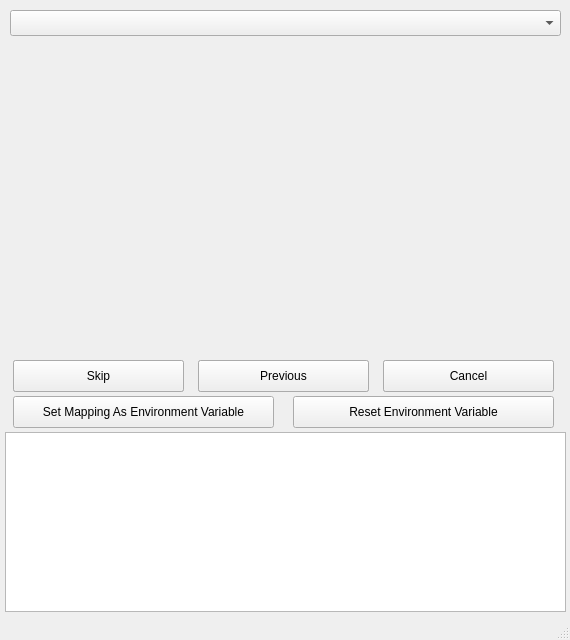
<?xml version="1.0" encoding="UTF-8"?>
<ui version="4.0">
 <class>MainWindow</class>
 <widget class="QMainWindow" name="MainWindow">
  <property name="windowModality">
   <enum>Qt::WindowModal</enum>
  </property>
  <property name="geometry">
   <rect>
    <x>0</x>
    <y>0</y>
    <width>570</width>
    <height>640</height>
   </rect>
  </property>
  <property name="sizePolicy">
   <sizepolicy hsizetype="Fixed" vsizetype="Fixed">
    <horstretch>0</horstretch>
    <verstretch>0</verstretch>
   </sizepolicy>
  </property>
  <property name="minimumSize">
   <size>
    <width>570</width>
    <height>640</height>
   </size>
  </property>
  <property name="maximumSize">
   <size>
    <width>570</width>
    <height>640</height>
   </size>
  </property>
  <property name="windowTitle">
   <string>SDL2 Gamepad Tool</string>
  </property>
  <widget class="QWidget" name="centralWidget">
   <widget class="QComboBox" name="gamepadComboBox">
    <property name="geometry">
     <rect>
      <x>10</x>
      <y>10</y>
      <width>551</width>
      <height>26</height>
     </rect>
    </property>
   </widget>
   <widget class="QPlainTextEdit" name="logTextEdit">
    <property name="geometry">
     <rect>
      <x>5</x>
      <y>432</y>
      <width>561</width>
      <height>180</height>
     </rect>
    </property>
    <property name="undoRedoEnabled">
     <bool>false</bool>
    </property>
    <property name="readOnly">
     <bool>true</bool>
    </property>
    <property name="tabStopDistance">
     <double>800.000000000000000</double>
    </property>
    <property name="centerOnScroll">
     <bool>false</bool>
    </property>
   </widget>
   <widget class="QPushButton" name="copyButton">
    <property name="geometry">
     <rect>
      <x>13</x>
      <y>360</y>
      <width>171</width>
      <height>32</height>
     </rect>
    </property>
    <property name="text">
     <string>Copy to Clipboard</string>
    </property>
   </widget>
   <widget class="QPushButton" name="newBindings">
    <property name="geometry">
     <rect>
      <x>198</x>
      <y>360</y>
      <width>171</width>
      <height>32</height>
     </rect>
    </property>
    <property name="text">
     <string>Create A New Mapping</string>
    </property>
   </widget>
   <widget class="QPushButton" name="deleteLocalMappingButton">
    <property name="geometry">
     <rect>
      <x>383</x>
      <y>360</y>
      <width>171</width>
      <height>32</height>
     </rect>
    </property>
    <property name="text">
     <string>Delete Local Mapping</string>
    </property>
   </widget>
   <widget class="QLabel" name="mainImage">
    <property name="geometry">
     <rect>
      <x>10</x>
      <y>18</y>
      <width>550</width>
      <height>360</height>
     </rect>
    </property>
    <property name="text">
     <string/>
    </property>
    <property name="pixmap">
     <pixmap resource="res.qrc">:/images/PadSetup-Back-Tp.png</pixmap>
    </property>
   </widget>
   <widget class="QPushButton" name="skipButton">
    <property name="geometry">
     <rect>
      <x>13</x>
      <y>360</y>
      <width>171</width>
      <height>32</height>
     </rect>
    </property>
    <property name="text">
     <string>Skip</string>
    </property>
   </widget>
   <widget class="QPushButton" name="previousButton">
    <property name="geometry">
     <rect>
      <x>198</x>
      <y>360</y>
      <width>171</width>
      <height>32</height>
     </rect>
    </property>
    <property name="text">
     <string>Previous</string>
    </property>
   </widget>
   <widget class="QPushButton" name="cancelButton">
    <property name="geometry">
     <rect>
      <x>383</x>
      <y>360</y>
      <width>171</width>
      <height>32</height>
     </rect>
    </property>
    <property name="text">
     <string>Cancel</string>
    </property>
   </widget>
   <widget class="QPushButton" name="setEnvVarButton">
    <property name="geometry">
     <rect>
      <x>13</x>
      <y>396</y>
      <width>261</width>
      <height>32</height>
     </rect>
    </property>
    <property name="text">
     <string>Set Mapping As Environment Variable</string>
    </property>
   </widget>
   <widget class="QPushButton" name="resetEnvVarButton">
    <property name="geometry">
     <rect>
      <x>293</x>
      <y>396</y>
      <width>261</width>
      <height>32</height>
     </rect>
    </property>
    <property name="text">
     <string>Reset Environment Variable</string>
    </property>
   </widget>
   <zorder>mainImage</zorder>
   <zorder>gamepadComboBox</zorder>
   <zorder>deleteLocalMappingButton</zorder>
   <zorder>copyButton</zorder>
   <zorder>newBindings</zorder>
   <zorder>logTextEdit</zorder>
   <zorder>skipButton</zorder>
   <zorder>previousButton</zorder>
   <zorder>cancelButton</zorder>
   <zorder>setEnvVarButton</zorder>
   <zorder>resetEnvVarButton</zorder>
  </widget>
  <widget class="QStatusBar" name="statusBar"/>
 </widget>
 <layoutdefault spacing="6" margin="11"/>
 <resources>
  <include location="res.qrc"/>
 </resources>
 <connections/>
</ui>
